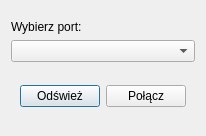
<?xml version="1.0" encoding="UTF-8"?>
<ui version="4.0">
 <class>PortDialog</class>
 <widget class="QDialog" name="PortDialog">
  <property name="windowModality">
   <enum>Qt::NonModal</enum>
  </property>
  <property name="enabled">
   <bool>true</bool>
  </property>
  <property name="geometry">
   <rect>
    <x>0</x>
    <y>0</y>
    <width>202</width>
    <height>136</height>
   </rect>
  </property>
  <property name="cursor">
   <cursorShape>ArrowCursor</cursorShape>
  </property>
  <property name="windowTitle">
   <string>Połącz się</string>
  </property>
  <property name="modal">
   <bool>false</bool>
  </property>
  <layout class="QVBoxLayout" name="verticalLayout">
   <item>
    <spacer name="verticalSpacer">
     <property name="orientation">
      <enum>Qt::Vertical</enum>
     </property>
     <property name="sizeHint" stdset="0">
      <size>
       <width>20</width>
       <height>40</height>
      </size>
     </property>
    </spacer>
   </item>
   <item>
    <widget class="QLabel" name="label">
     <property name="text">
      <string>Wybierz port:</string>
     </property>
    </widget>
   </item>
   <item>
    <widget class="QComboBox" name="comboBoxPort"/>
   </item>
   <item>
    <spacer name="verticalSpacer_2">
     <property name="orientation">
      <enum>Qt::Vertical</enum>
     </property>
     <property name="sizeHint" stdset="0">
      <size>
       <width>20</width>
       <height>40</height>
      </size>
     </property>
    </spacer>
   </item>
   <item>
    <widget class="QWidget" name="widget" native="true">
     <layout class="QHBoxLayout" name="horizontalLayout">
      <item>
       <widget class="QPushButton" name="pushButtonRefresh">
        <property name="text">
         <string>Odśwież</string>
        </property>
       </widget>
      </item>
      <item>
       <widget class="QPushButton" name="pushButtonConnect">
        <property name="text">
         <string>Połącz</string>
        </property>
       </widget>
      </item>
     </layout>
    </widget>
   </item>
   <item>
    <spacer name="verticalSpacer_3">
     <property name="orientation">
      <enum>Qt::Vertical</enum>
     </property>
     <property name="sizeHint" stdset="0">
      <size>
       <width>20</width>
       <height>40</height>
      </size>
     </property>
    </spacer>
   </item>
  </layout>
 </widget>
 <tabstops>
  <tabstop>comboBoxPort</tabstop>
  <tabstop>pushButtonRefresh</tabstop>
  <tabstop>pushButtonConnect</tabstop>
 </tabstops>
 <resources/>
 <connections/>
</ui>
